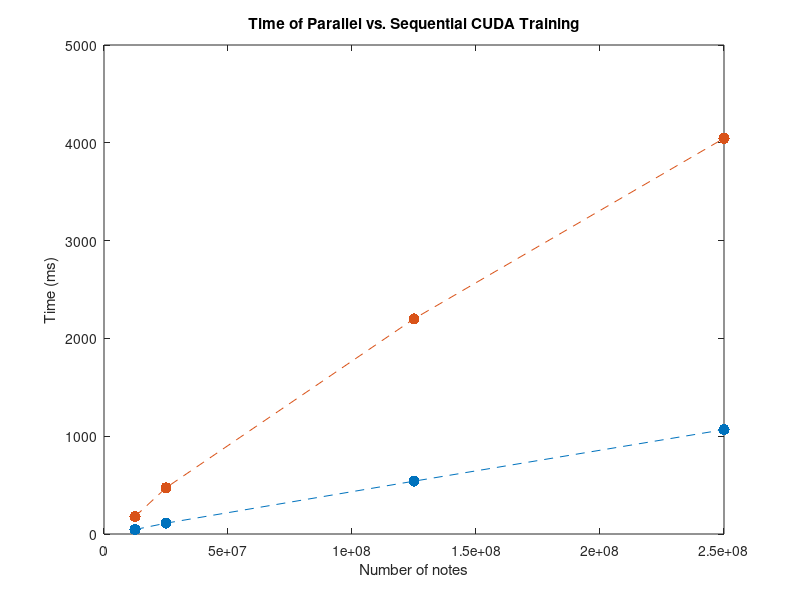
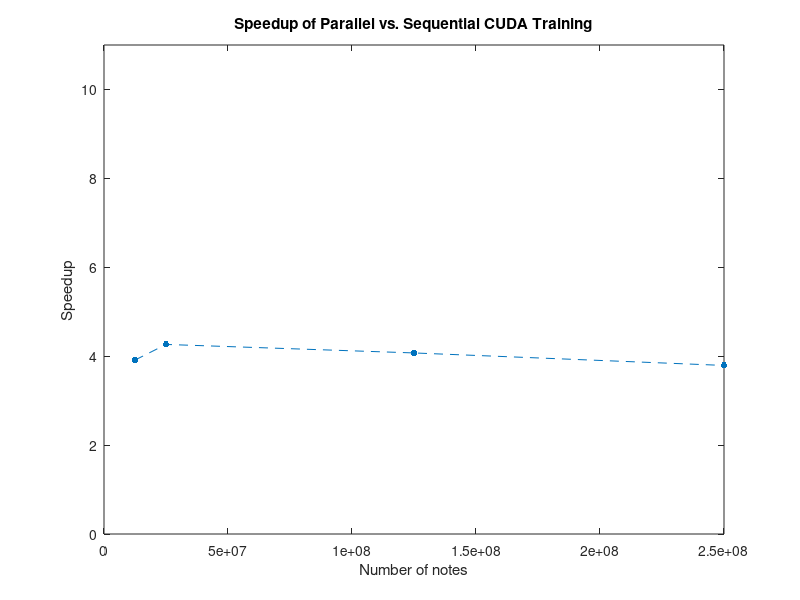

Source code (MATLAB) for these figures, in order:
N = [
12500000,
25000000,
125000000,
250000000
];

seq = [
    178352,
472437,
2200164,
4045996
];

par = [
45579,
110788,
540189,
1067036
];

%%% Plotting %%%
plot(N, par/1000, '--.', 'MarkerSize', 24) 
hold on
plot(N, seq/1000, '--.', 'MarkerSize', 24)
title('Time of Parallel vs. Sequential CUDA Training')
ylabel('Time (ms)')
xlabel('Number of notes')

figure;
plot(N, seq ./ par, '--.', 'MarkerSize', 15)
title('Speedup of Parallel vs. Sequential CUDA Training')
ylabel('Speedup')
ylim([0, 11])
xlabel('Number of notes')